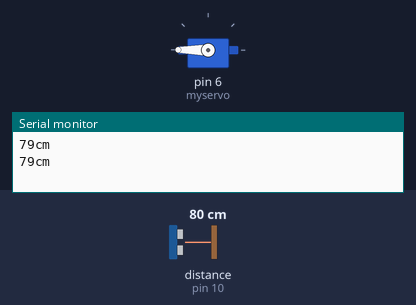
Simulated run of this sketch. Board: Arduino Uno, built with avr-gcc and run on an emulated ATmega328P. Parts: servo, the last lines printed to the serial monitor. Wiring (inferred from the names in the program): ultrasonic range finder: trigger pin 9; echo pin 10. The test bench sets the inputs (shaded band); at power-on: distance to the obstacle (sensor on pin 10) 80 cm. The echo pulse lasts 58.3 µs per cm.

Above: at 1.8 s.
1.9 s: distance to the obstacle (sensor on pin 10) set to 120 cm
At 2.9 s:
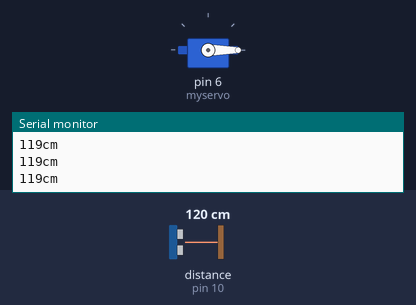
3.5 s: distance to the obstacle (sensor on pin 10) set to 2 cm
At 4.6 s:
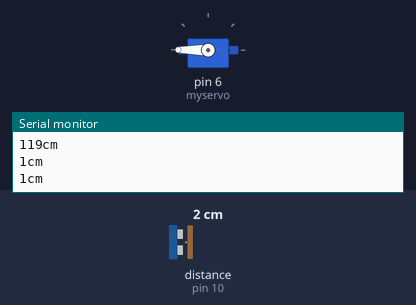
5.0 s: distance to the obstacle (sensor on pin 10) set to 250 cm
At 6.7 s:
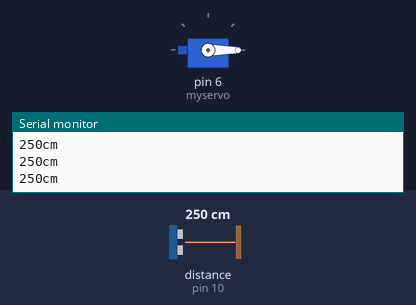
Timing chart, 0 to 8.2 s (numbered marks = the images above; inputs shaded):
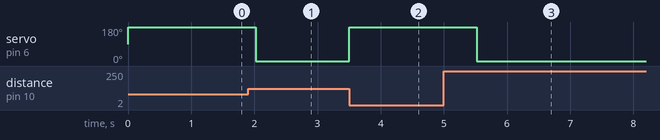

The sketch:

servo-motor.ino
```cpp
#include <Servo.h>

Servo myservo;

const int trigPin = 9;
const int echoPin = 10;

void setup() {
  myservo.attach(6);
  pinMode(trigPin, OUTPUT);
  pinMode(echoPin, INPUT);
  Serial.begin(9600);
}

void loop() {

  long duration, distance;
  digitalWrite(trigPin, LOW);
  delayMicroseconds(2);
  digitalWrite(trigPin, HIGH);
  delayMicroseconds(10);
  digitalWrite(trigPin, LOW);
  duration = pulseIn(echoPin, HIGH);
  distance = (duration / 2) / 29.1;
  Serial.print(distance);
  Serial.println("cm");
  if (distance < 100) {
    myservo.write(190);
    delay(1000);
  }
  else {
    myservo.write(0);
  }
}
```

Measured:
- after the input at 1.9 s, servo on pin 6 (myservo): 180° → 0° after 0.12 s
- after the input at 3.5 s, servo on pin 6 (myservo): 0° → 180° at once
- after the input at 5.0 s, servo on pin 6 (myservo): 180° → 0° after 0.52 s
